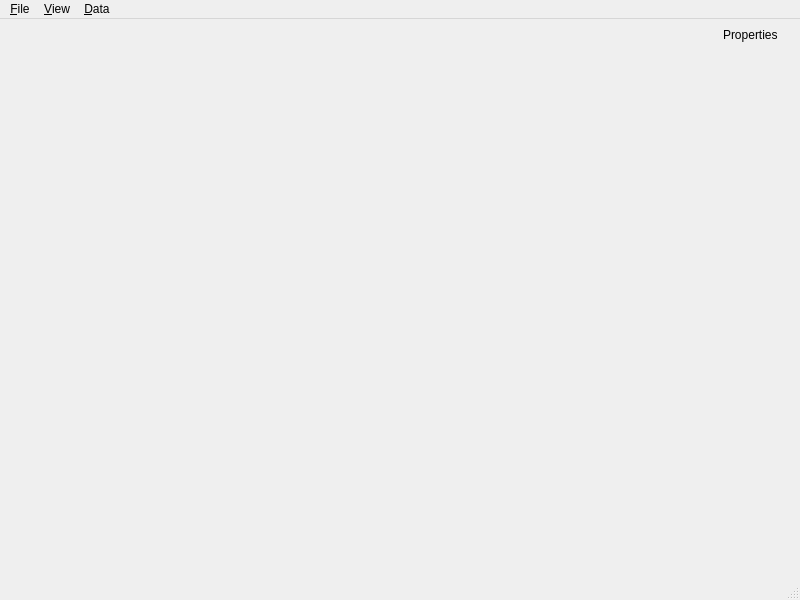
<?xml version="1.0" encoding="UTF-8"?>
<ui version="4.0">
 <class>SpotDiagramWindow</class>
 <widget class="QMainWindow" name="SpotDiagramWindow">
  <property name="geometry">
   <rect>
    <x>0</x>
    <y>0</y>
    <width>800</width>
    <height>600</height>
   </rect>
  </property>
  <property name="windowTitle">
   <string>MainWindow</string>
  </property>
  <widget class="QWidget" name="centralwidget">
   <layout class="QGridLayout" name="centerGrid">
    <item row="0" column="0" rowspan="2">
     <widget class="QWidget" name="widget" native="true">
      <property name="sizePolicy">
       <sizepolicy hsizetype="Expanding" vsizetype="Preferred">
        <horstretch>0</horstretch>
        <verstretch>0</verstretch>
       </sizepolicy>
      </property>
     </widget>
    </item>
    <item row="0" column="1">
     <widget class="QScrollArea" name="scrollArea">
      <property name="sizePolicy">
       <sizepolicy hsizetype="Fixed" vsizetype="Expanding">
        <horstretch>0</horstretch>
        <verstretch>0</verstretch>
       </sizepolicy>
      </property>
      <property name="frameShape">
       <enum>QFrame::NoFrame</enum>
      </property>
      <property name="horizontalScrollBarPolicy">
       <enum>Qt::ScrollBarAlwaysOff</enum>
      </property>
      <property name="sizeAdjustPolicy">
       <enum>QAbstractScrollArea::AdjustToContents</enum>
      </property>
      <property name="widgetResizable">
       <bool>true</bool>
      </property>
      <widget class="QWidget" name="scrollAreaWidgetContents">
       <property name="geometry">
        <rect>
         <x>0</x>
         <y>0</y>
         <width>68</width>
         <height>532</height>
        </rect>
       </property>
       <layout class="QVBoxLayout" name="verticalLayout">
        <property name="spacing">
         <number>0</number>
        </property>
        <property name="leftMargin">
         <number>0</number>
        </property>
        <property name="topMargin">
         <number>0</number>
        </property>
        <property name="rightMargin">
         <number>0</number>
        </property>
        <property name="bottomMargin">
         <number>0</number>
        </property>
        <item>
         <widget class="QLabel" name="label">
          <property name="text">
           <string>Properties</string>
          </property>
         </widget>
        </item>
        <item>
         <spacer name="verticalSpacer">
          <property name="orientation">
           <enum>Qt::Vertical</enum>
          </property>
          <property name="sizeHint" stdset="0">
           <size>
            <width>20</width>
            <height>509</height>
           </size>
          </property>
         </spacer>
        </item>
       </layout>
      </widget>
     </widget>
    </item>
   </layout>
  </widget>
  <widget class="QMenuBar" name="menubar">
   <property name="geometry">
    <rect>
     <x>0</x>
     <y>0</y>
     <width>800</width>
     <height>25</height>
    </rect>
   </property>
   <widget class="QMenu" name="menu_File">
    <property name="title">
     <string>&amp;File</string>
    </property>
    <addaction name="actionSaveData"/>
   </widget>
   <widget class="QMenu" name="menu_View">
    <property name="title">
     <string>&amp;View</string>
    </property>
    <addaction name="actionResetZoom"/>
   </widget>
   <widget class="QMenu" name="menu_Data">
    <property name="title">
     <string>&amp;Data</string>
    </property>
    <addaction name="actionClear"/>
   </widget>
   <addaction name="menu_File"/>
   <addaction name="menu_View"/>
   <addaction name="menu_Data"/>
  </widget>
  <widget class="QStatusBar" name="statusbar"/>
  <action name="actionSaveData">
   <property name="text">
    <string>&amp;Save data</string>
   </property>
  </action>
  <action name="actionResetZoom">
   <property name="text">
    <string>&amp;Reset zoom</string>
   </property>
  </action>
  <action name="actionClear">
   <property name="text">
    <string>&amp;Clear all</string>
   </property>
  </action>
 </widget>
 <resources/>
 <connections/>
</ui>
